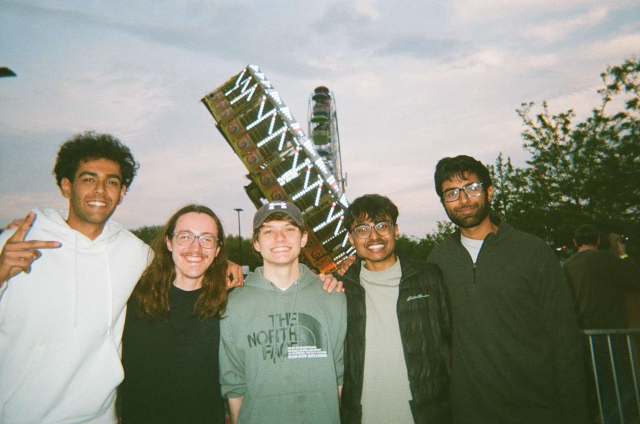
#> input picture rohit_prat_bot/images/photo_2025-01-02 13.03.03.jpeg, 1280 x 848 px (shown at 1/2 size)
$ python -i braille_converter.py   (imports and definitions only)
#> lines starting #> are read from the running program, lines starting #| are printed output that depends on the picture
from PIL import Image

BRAILLE_BASE = 0x2800


def image_to_braille(image_path, width=80):
    """Render an image as Braille characters, preserving aspect ratio."""
#> called with image_path = 'images/photo_2025-01-02 13.03.03.jpeg', width = 80
    img = Image.open(image_path).convert("L")  # Convert to grayscale
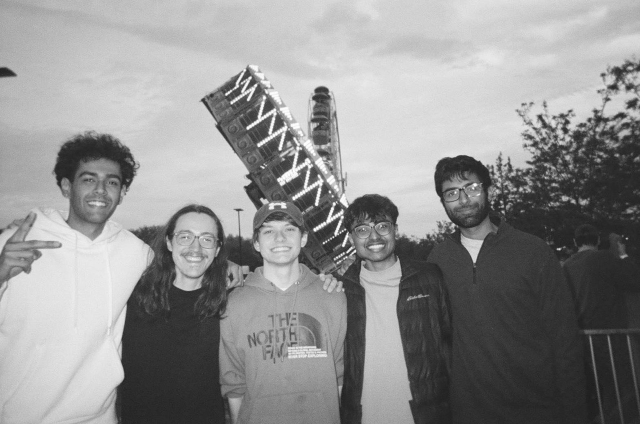
#> img: PIL image 1280x848 L (shown at 1/2 size); min 21, max 255, mean 144.5

    # Calculate new dimensions maintaining aspect ratio
    aspect_ratio = img.height / img.width
#> aspect_ratio = 0.662
    # Compensate for Braille grid compression
    adjusted_width = int(width * 0.5)
    # Adjust for Braille's 2:4 ratio
    new_height = int(aspect_ratio * adjusted_width * 4)
#> new_height = 106
    img = img.resize((adjusted_width, new_height))
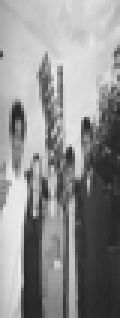
#> img: PIL image 40x106 L (shown 3 times larger); min 36, max 234, mean 144.5

    # Ensure width is divisible by 2 and height is divisible by 4
    if adjusted_width % 2 != 0:
        img = img.crop((0, 0, adjusted_width - 1, new_height))
    if new_height % 4 != 0:
        img = img.crop((0, 0, adjusted_width, new_height - (new_height % 4)))
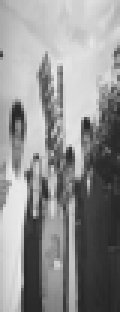
#> img: PIL image 40x104 L (shown 3 times larger); min 37, max 234, mean 145.5

    pixels = img.load()
    braille_lines = []
    for y in range(0, new_height, 4):  # Process blocks of 4 rows
        line = []
        for x in range(0, adjusted_width, 2):  # Process blocks of 2 columns
            block_pixels = []
            for dy in range(4):
                for dx in range(2):
                    px = pixels[x + dx, y + dy]
                    block_pixels.append(px)
            braille_char = pixels_to_braille(block_pixels)
            line.append(braille_char)
        braille_lines.append("".join(line))
#> after the loop, braille_lines = 26 items, first 6: '⣿⣿⣿⣿⣿⣿⣿⣿⣿⣿⣿⣿⣿⣿⣿⣿⣿⣿⣿⣿', '⣿⣿⣿⣿⣿⣿⣿⣿⣿⣿⣿⣿⣿⣿⣿⣿⣿⣿⣿⣿', '⣿⣿⣿⣿⣿⣿⣿⣿⣿⣿⣿⣿⣿⣿⣿⣿⣿⣿⣿⣿', '⣿⣿⣿⣿⣿⣿⣿⣿⣿⣿⣿⣿⣿⣿⣿⣿⣿⣿⣿⣿', '⣫⣿⣿⣿⣿⣿⣿⡿⣿⣿⣿⣿⣿⣿⣿⣿⣿⣿⣿⣡', '⣿⣿⣿⣿⣿⣿⡿⢫⣿⣿⣿⣿⣿⣿⣿⣿⣿⣿⣿⣳'
    return "\n".join(braille_lines)


def pixels_to_braille(pixels):
    """Convert a 2x4 pixel block to a Braille character."""
    braille_pattern = 0
    for i, pixel in enumerate(pixels):
        # Convert pixel intensity to binary pattern
        if pixel > 128:  # Threshold for determining pixel activation
            braille_pattern |= (1 << i)
    return chr(BRAILLE_BASE + braille_pattern)

#> (the run stopped early here; a loop or call above may not have finished)

$ run again, on rohit_prat_bot/images/photo_2025-01-02 13.03.18.jpeg
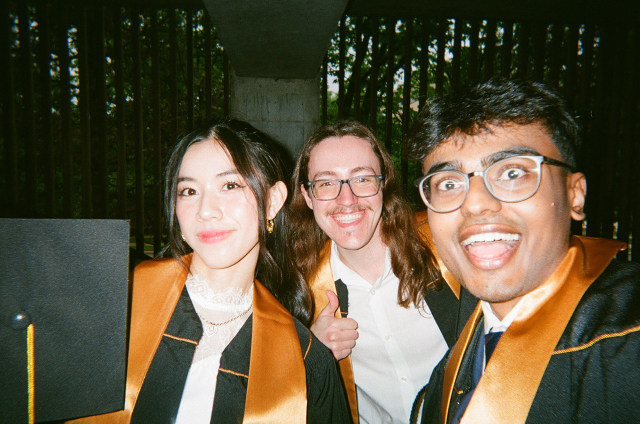
#> input picture rohit_prat_bot/images/photo_2025-01-02 13.03.18.jpeg, 1280 x 848 px (shown at 1/2 size)
#> in image_to_braille, `img = Image.open(image_path).convert("L")`:
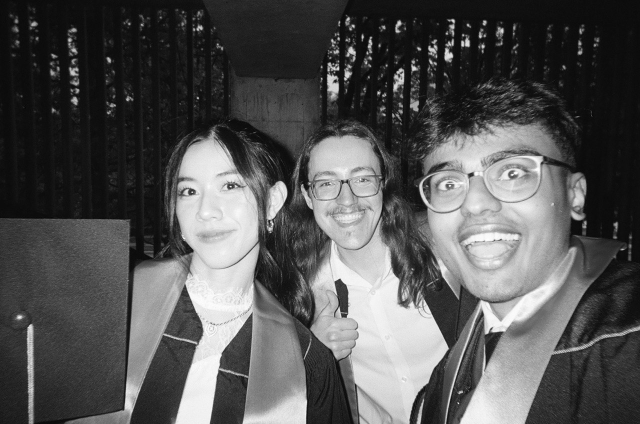
#> img: PIL image 1280x848 L (shown at 1/2 size); min 0, max 255, mean 85.1
#> in image_to_braille, `img = img.crop((0, 0, adjusted_width, new_height - (new_height % 4)))`:
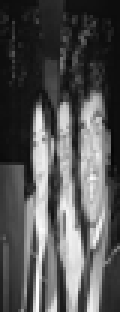
#> img: PIL image 40x104 L (shown 3 times larger); min 5, max 255, mean 84.7
#> after the loop in image_to_braille, `for y in range(0, new_height, 4):`: braille_lines = 26 items, first 6: '⠀⠀⠀⠀⠀⠀⠀⠀⠀⠀⠀⠀⠀⠀⠀⠀⠀⠀⠀⠀', '⠀⠀⠀⠀⠀⠀⠀⠀⠀⠀⠀⠀⠀⠀⠀⠀⠀⠀⠀⠀', '⠀⠀⠀⠀⠀⠀⠀⠀⠀⠀⠀⠀⠀⠀⠀⠀⠀⠀⠀⠀', '⠀⠀⠀⠀⠀⠀⠀⠀⠀⠀⠀⠀⠀⠀⠀⠀⠀⠀⠀⠀', '⠀⠀⠀⠀⠀⠀⠀⠀⠀⠀⠀⠀⠀⠀⠀⠀⠀⠀⠀⠀', '⠀⠀⠀⠀⠀⠀⠀⠀⠀⠀⠀⠀⠀⠀⠀⠀⠀⠀⠀⠀'

$ run again, on rohit_prat_bot/images/photo_2025-01-02 13.03.20.jpeg
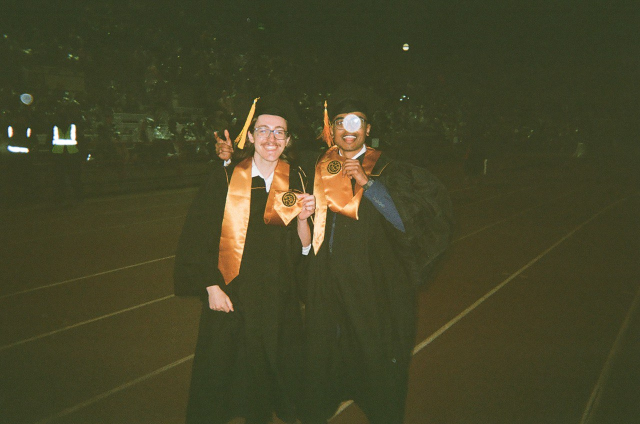
#> input picture rohit_prat_bot/images/photo_2025-01-02 13.03.20.jpeg, 1280 x 848 px (shown at 1/2 size)
#> in image_to_braille, `img = Image.open(image_path).convert("L")`:
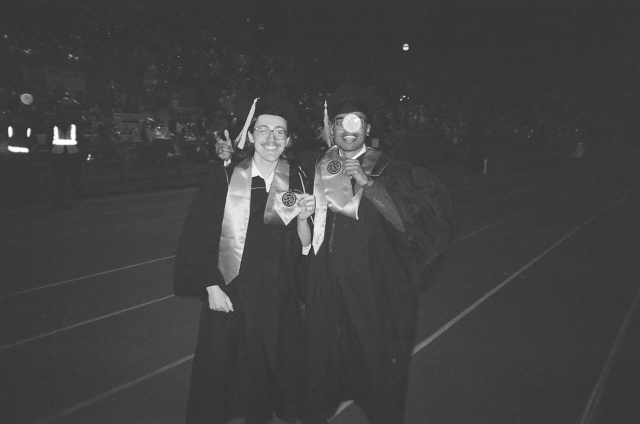
#> img: PIL image 1280x848 L (shown at 1/2 size); min 21, max 255, mean 65.4
#> in image_to_braille, `img = img.resize((adjusted_width, new_height))`:
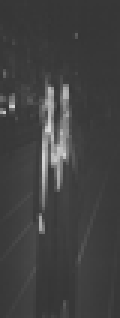
#> img: PIL image 40x106 L (shown 3 times larger); min 53, max 218, mean 65.4
#> after the loop in image_to_braille, `for y in range(0, new_height, 4):`: braille_lines = 26 items, first 6: '⠀⠀⠀⠀⠀⠀⠀⠀⠀⠀⠀⠀⠀⠀⠀⠀⠀⠀⠀⠀', '⠀⠀⠀⠀⠀⠀⠀⠀⠀⠀⠀⠀⠀⠀⠀⠀⠀⠀⠀⠀', '⠀⠀⠀⠀⠀⠀⠀⠀⠀⠀⠀⠀⠀⠀⠀⠀⠀⠀⠀⠀', '⠀⠀⠀⠀⠀⠀⠀⠀⠀⠀⠀⠀⠀⠀⠀⠀⠀⠀⠀⠀', '⠀⠀⠀⠀⠀⠀⠀⠀⠀⠀⠀⠀⠀⠀⠀⠀⠀⠀⠀⠀', '⠀⠀⠀⠀⠀⠀⠀⠀⠀⠀⠀⠀⠀⠀⠀⠀⠀⠀⠀⠀'

$ run again, on rohit_prat_bot/images/photo_2025-01-02 13.03.29.jpeg
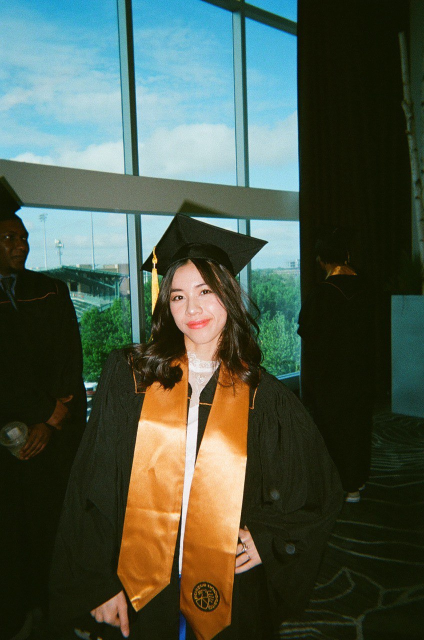
#> input picture rohit_prat_bot/images/photo_2025-01-02 13.03.29.jpeg, 848 x 1280 px (shown at 1/2 size)
#> in image_to_braille, `img = Image.open(image_path).convert("L")`:
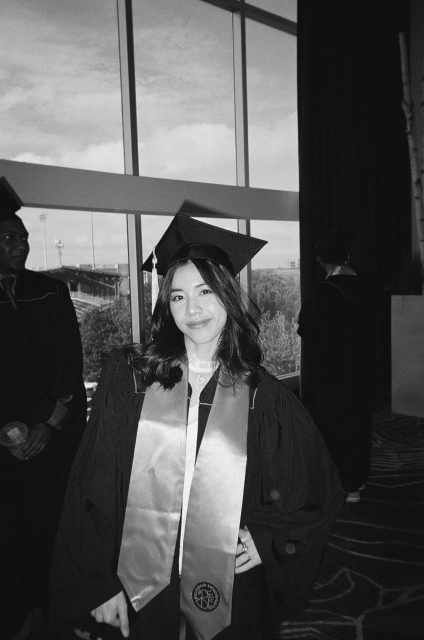
#> img: PIL image 848x1280 L (shown at 1/2 size); min 3, max 254, mean 81.6
#> in image_to_braille, `img = img.resize((adjusted_width, new_height))`:
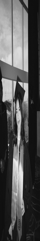
#> img: PIL image 40x241 L; min 8, max 238, mean 81.6
